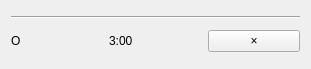
<?xml version="1.0" encoding="UTF-8"?>
<ui version="4.0">
 <class>Form</class>
 <widget class="QWidget" name="Form">
  <property name="geometry">
   <rect>
    <x>0</x>
    <y>0</y>
    <width>311</width>
    <height>69</height>
   </rect>
  </property>
  <property name="windowTitle">
   <string>Form</string>
  </property>
  <layout class="QGridLayout" name="gridLayout">
   <item row="1" column="2">
    <widget class="QPushButton" name="deleteButton">
     <property name="text">
      <string>×</string>
     </property>
    </widget>
   </item>
   <item row="1" column="0">
    <widget class="QLabel" name="alarmTimeLabel">
     <property name="text">
      <string>O</string>
     </property>
    </widget>
   </item>
   <item row="1" column="1">
    <widget class="QLabel" name="alarmName">
     <property name="text">
      <string>3:00</string>
     </property>
    </widget>
   </item>
   <item row="0" column="0" colspan="3">
    <widget class="Line" name="line">
     <property name="orientation">
      <enum>Qt::Horizontal</enum>
     </property>
    </widget>
   </item>
  </layout>
 </widget>
 <resources/>
 <connections/>
</ui>
